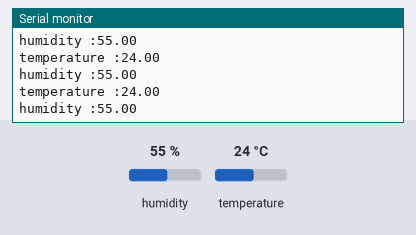
The sketch below on a simulated Arduino Uno, built with avr-gcc and run on an emulated ATmega328P. On the bench: the last lines printed to the serial monitor. The test bench sets the inputs (shaded band); at power-on: humidity 55 %, temperature 24 °C.

Above: at 2.8 s.
2.9 s: humidity set to 22 %
At 4.8 s:
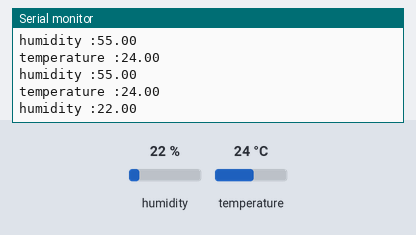
5.6 s: temperature set to 12 °C
At 6.6 s:
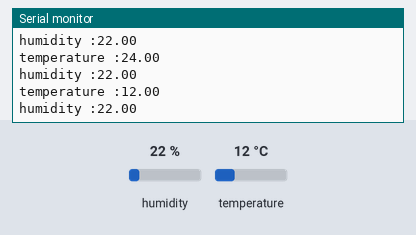
8.3 s: humidity set to 40 %
At 10.9 s:
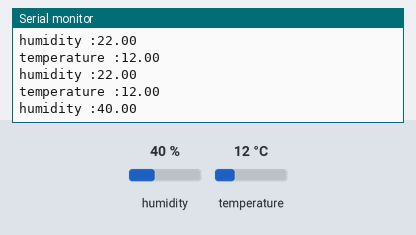
Timing chart, 0 to 12.4 s (numbered marks = the images above; inputs shaded):
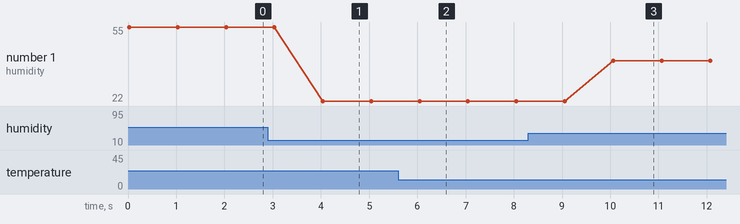

The sketch:

dht_collection.ino
```cpp
#include "DHT.h"

#define DHTPIN A0
//#define DHTTYPE DHT11   // DHT 11
#define DHTTYPE DHT22   // DHT 22  (AM2302), AM2321
//#define DHTTYPE DHT21   // DHT 21 (AM2301)
DHT dht(DHTPIN, DHTTYPE);

void setup() {
  Serial.begin(9600);
  dht.begin();
}

void loop() {
  float humidity  = dht.readHumidity();
  float temperature = dht.readTemperature();
  Serial.print("temperature :" );
  Serial.println(temperature );
   Serial.print("humidity :" );
  Serial.println(humidity  );
  delay(1000);
}
```

Measured:
- after the input at 2.9 s, the serial monitor: prints a new line after 1.1 s (image 1)
- after the input at 5.6 s, the serial monitor: prints a new line after 0.43 s (image 2)
- after the input at 8.3 s, the serial monitor: prints a new line after 1.8 s (image 3)
- plotted number 1: 55 → 22 after the input at 2.9 s, 22 → 40 after the input at 8.3 s
